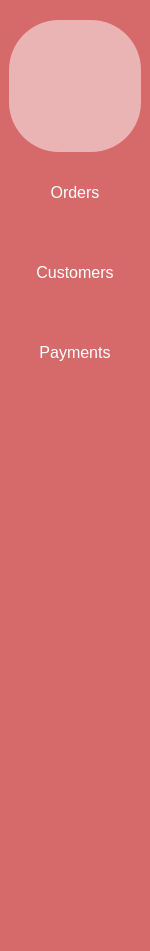
   <widget class="QWidget" name="wdgtLongSideBar" native="true">
    <property name="geometry">
     <rect>
      <x>0</x>
      <y>0</y>
      <width>150</width>
      <height>951</height>
     </rect>
    </property>
    <property name="maximumSize">
     <size>
      <width>150</width>
      <height>16777215</height>
     </size>
    </property>
    <property name="styleSheet">
     <string notr="true">background-color: #D66A6A;


</string>
    </property>
    <layout class="QVBoxLayout" name="verticalLayout_5">
     <property name="spacing">
      <number>0</number>
     </property>
     <property name="leftMargin">
      <number>0</number>
     </property>
     <property name="topMargin">
      <number>0</number>
     </property>
     <property name="rightMargin">
      <number>0</number>
     </property>
     <property name="bottomMargin">
      <number>0</number>
     </property>
     <item>
      <spacer name="horizontalSpacer_7">
       <property name="orientation">
        <enum>Qt::Horizontal</enum>
       </property>
       <property name="sizeHint" stdset="0">
        <size>
         <width>40</width>
         <height>20</height>
        </size>
       </property>
      </spacer>
     </item>
     <item>
      <layout class="QHBoxLayout" name="horizontalLayout_9">
       <property name="spacing">
        <number>0</number>
       </property>
       <item>
        <widget class="QLabel" name="label_logo_3">
         <property name="minimumSize">
          <size>
           <width>132</width>
           <height>132</height>
          </size>
         </property>
         <property name="maximumSize">
          <size>
           <width>132</width>
           <height>132</height>
          </size>
         </property>
         <property name="styleSheet">
          <string notr="true">background-color: rgba(255, 255, 255, 0.5); border-radius: 50px;</string>
         </property>
         <property name="text">
          <string/>
         </property>
         <property name="pixmap">
          <pixmap>picture/logo.png</pixmap>
         </property>
         <property name="scaledContents">
          <bool>true</bool>
         </property>
         <property name="alignment">
          <set>Qt::AlignCenter</set>
         </property>
        </widget>
       </item>
      </layout>
     </item>
     <item>
      <spacer name="horizontalSpacer_11">
       <property name="orientation">
        <enum>Qt::Horizontal</enum>
       </property>
       <property name="sizeHint" stdset="0">
        <size>
         <width>40</width>
         <height>20</height>
        </size>
       </property>
      </spacer>
     </item>
     <item>
      <layout class="QHBoxLayout" name="horizontalLayout_6">
       <item>
        <widget class="QPushButton" name="pushButton_1">
         <property name="styleSheet">
          <string notr="true">    QPushButton {
        background-color: #D66A6A;
        border: none;
        border-radius: 5px;
        padding: 5px;
        font-size: 16px;
        color: white;
        width: 100%;
        height: 30%;
    }

    QPushButton:hover {
        background-color: #FFAAAA;
        color: black;
        border: 1px solid #D66A6A;
    }</string>
         </property>
         <property name="text">
          <string>Orders</string>
         </property>
        </widget>
       </item>
      </layout>
     </item>
     <item>
      <spacer name="horizontalSpacer_12">
       <property name="orientation">
        <enum>Qt::Horizontal</enum>
       </property>
       <property name="sizeHint" stdset="0">
        <size>
         <width>40</width>
         <height>20</height>
        </size>
       </property>
      </spacer>
     </item>
     <item>
      <spacer name="horizontalSpacer_8">
       <property name="orientation">
        <enum>Qt::Horizontal</enum>
       </property>
       <property name="sizeHint" stdset="0">
        <size>
         <width>40</width>
         <height>20</height>
        </size>
       </property>
      </spacer>
     </item>
     <item>
      <layout class="QHBoxLayout" name="horizontalLayout_7">
       <item>
        <widget class="QPushButton" name="pushButton_2">
         <property name="styleSheet">
          <string notr="true">    QPushButton {
        background-color: #D66A6A;
        border: none;
        border-radius: 5px;
        padding: 5px;
        font-size: 16px;
        color: white;
        width: 100%;
        height: 30%;
    }

    QPushButton:hover {
        background-color: #FFAAAA;
        color: black;
        border: 1px solid #D66A6A;
    }</string>
         </property>
         <property name="text">
          <string>Customers</string>
         </property>
        </widget>
       </item>
      </layout>
     </item>
     <item>
      <spacer name="horizontalSpacer_13">
       <property name="orientation">
        <enum>Qt::Horizontal</enum>
       </property>
       <property name="sizeHint" stdset="0">
        <size>
         <width>40</width>
         <height>20</height>
        </size>
       </property>
      </spacer>
     </item>
     <item>
      <spacer name="horizontalSpacer_14">
       <property name="orientation">
        <enum>Qt::Horizontal</enum>
       </property>
       <property name="sizeHint" stdset="0">
        <size>
         <width>40</width>
         <height>20</height>
        </size>
       </property>
      </spacer>
     </item>
     <item>
      <widget class="QPushButton" name="pushButton_3">
       <property name="styleSheet">
        <string notr="true">    QPushButton {
        background-color: #D66A6A;
        border: none;
        border-radius: 5px;
        padding: 5px;
        font-size: 16px;
        color: white;
        width: 100%;
        height: 30%;
    }

    QPushButton:hover {
        background-color: #FFAAAA;
        color: black;
        border: 1px solid #D66A6A;
    }</string>
       </property>
       <property name="text">
        <string>Payments</string>
       </property>
      </widget>
     </item>
     <item>
      <layout class="QHBoxLayout" name="horizontalLayout_8"/>
     </item>
     <item>
      <spacer name="verticalSpacer_3">
       <property name="orientation">
        <enum>Qt::Vertical</enum>
       </property>
       <property name="sizeHint" stdset="0">
        <size>
         <width>38</width>
         <height>138</height>
        </size>
       </property>
      </spacer>
     </item>
     <item>
      <spacer name="horizontalSpacer_15">
       <property name="orientation">
        <enum>Qt::Horizontal</enum>
       </property>
       <property name="sizeHint" stdset="0">
        <size>
         <width>40</width>
         <height>20</height>
        </size>
       </property>
      </spacer>
     </item>
     <item>
      <spacer name="horizontalSpacer_16">
       <property name="orientation">
        <enum>Qt::Horizontal</enum>
       </property>
       <property name="sizeHint" stdset="0">
        <size>
         <width>40</width>
         <height>20</height>
        </size>
       </property>
      </spacer>
     </item>
    </layout>
   </widget>
